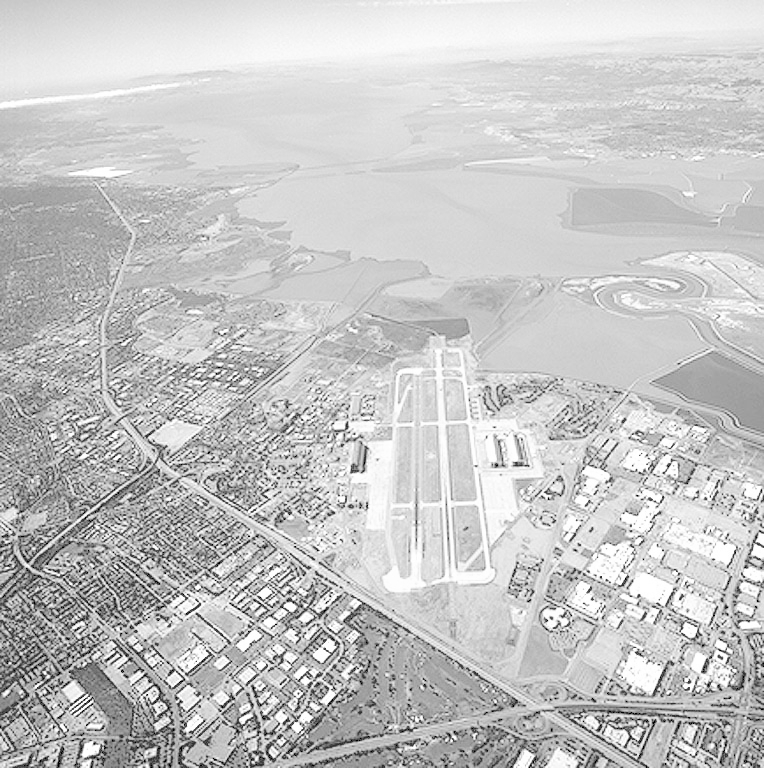
#> input picture computer_vision/Bilder/Aerial.jpg, 764 x 768 px; its folder holds only this picture in this run
$ jupyter execute ex2_2.ipynb   (shell and % lines are left out)
#> lines starting #> are read from the running program, lines starting #| are printed output that depends on the picture
# Aufgabe 2: Histogramme linearisieren
Damit der zur Verfügung stehende Grauwertbereich optimal ausgenutzt wird, kann das Histogramm eines Bildes linearisiert werden.
Dadurch wird der Kontrast verstärkt und das Bild qualitativ besser.
Bei der Linearisierung wird die Quantisierungskennlinie optimal an die in einem Bild auftretenden Helligkeitswerte angepasst, d.h. Bereiche mit seltenen Grauwerten werden im Histogramm enger "zusammengerückt", Bereiche mit häufigen Grauwerten werden gestreckt:

Um das Histogramm eines Bildes zu linearisieren, wird zunächst das kumulierte Histogramm
\begin{align}
 h_c(I) = \sum_{i=0}^I h(i).
\end{align}
berechnet, das zu jedem Grauwert $I$ die Häufigkeit von Intensitäten unterhalb dieses Grauwertes angibt.
Jedem Pixel im Bild mit dem Grauwert $I$ wird dann ein neuer Grauwert $I' = h_c(I)$ zugewiesen, wobei eine Skalierung der Werte von $h_c$ auf den Wertebereich der Grauwerte vorgenommen wird.

Schreiben Sie eine Python-Funktion, die die Histogrammlinearisierung auf Grauwertbildern durchführt!
Testen Sie diese auf den im Ordner `Bilder` bereitgestellten Beispielbildern!

## 0. Pfade, Pakete etc.

[cell 1]
import glob
import urllib.request

import matplotlib.pyplot as plt

import imageio
import numpy as np

import skimage
import time

[cell 2]
image_filter = 'Bilder/*.jpg'

## 1. Laden des Bildes

[cell 3]
image_path = np.random.choice(glob.glob(image_filter))
image = imageio.imread(image_path)
#> image is the input picture: shape (768, 764); min 0, max 255, mean 197.2

## 2. Bestimmung des Histogrammes
Setzen Sie hier die Funktion `ex2_histogram` aus der vorherigen Übung ein:

[cell 4]
def ex2_histogram(image):
    histogram = [0] * 256

    for y in range(image.shape[0]):
        for x in range(image.shape[1]):
            histogram[image[y,x]] += 1

    return histogram

## 3. Bestimmung des kumulierten Histogramms
Definieren Sie nun eine Funktion, die für ein gegebenes Bild das kumulierte Histogramm zurückgibt. Dabei soll die o.g. Funktion `ex2_histogram` verwendet werden.

[cell 5]
def ex2_cumulative_histogram(image):
    histogram = ex2_histogram(image)

    cumulative_histogram = []
    running_value = 0
    for h in histogram:
        running_value += h
        cumulative_histogram += [running_value]

    return cumulative_histogram

Nun werden das Histogramm und das kumulative Histogramm von den Funktionen berechnet:

[cell 6]
image_histogram = ex2_histogram(image)
#> image_histogram = 256 values, max 14717 at index 213, min 0 at index 2, mean 2292
image_cumulative_histogram = ex2_cumulative_histogram(image)
#> in ex2_cumulative_histogram, `histogram = ex2_histogram(image)`: histogram has the same summary as image_histogram outside ex2_cumulative_histogram
#> the loop in ex2_cumulative_histogram, `for h in histogram:` made 256 passes
#> (h, running_value) on passes 13 to 15: (0, 868), (0, 868), (0, 868)
#> after the loop in ex2_cumulative_histogram, `for h in histogram:`: cumulative_histogram = 256 values from 857 to 586752; running_value = 586752
#> image_cumulative_histogram = 256 values from 857 to 586752

## 4. Histogrammlinearisierung
Im Folgenden soll eine Funktion definiert werden, die ein gegebenes Bild und ein kumulatives Histogramm verwendet, um die Histogrammlinearisierung auf dem Bild durchzuführen. Das linearisierte Bild soll zurückgegeben werden, ohne das Original zu verändern.

Initialisieren Sie zunächst ein leeres Bild mit Hilfe der Funktion [`zeros_like`](https://numpy.org/doc/stable/reference/generated/numpy.zeros_like.html) aus dem Paket `numpy`. Wenden Sie die Histogrammlinearisierung dann Pixel für Pixel an.

[cell 7]
def ex2_histogram_linearization(image, cumulative_histogram):
    linearized_image = np.zeros_like(image)
    cmax = cumulative_histogram[-1]
#> cmax = 586752

    for y in range(image.shape[0]):
        for x in range(image.shape[1]):
            linearized_image[y,x] = ((cumulative_histogram[image[y,x]])/cmax)*255
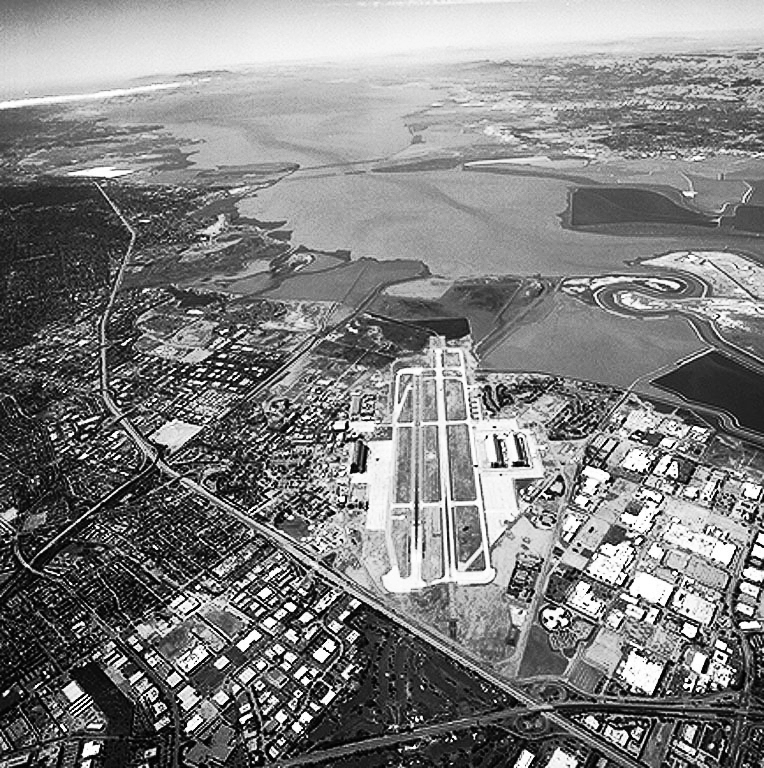
#> linearized_image: shape (768, 764); min 0, max 255, mean 128.3

    return linearized_image

Die Funktion wird nun verwendet, um das Bild zu linearisieren:

[cell 8]
linearized_image = ex2_histogram_linearization(image, image_cumulative_histogram)
linearized_image_cumulative_histogram = ex2_cumulative_histogram(linearized_image)
#> the loop in ex2_cumulative_histogram (call 2), `for h in histogram:` made 256 passes
#> (h, running_value) on passes 10 to 12: (1434, 21877), (2591, 24468), (2318, 26786)
#> linearized_image_cumulative_histogram = 256 values from 1093 to 586752

## 5. Darstellung
Um die Wirksamkeit der Histogrammlinearisierung zu überprüfen, stellen Sie zunächst die kumulativen Histogramme von `image` und `linearized_image` nebeneinander dar:

[cell 9]
plt.figure('Histogram linearization', figsize=(14, 6))
plt.subplot(1,2,1, title='Cumulative Histogram')
plt.bar(x=range(256), height=image_cumulative_histogram)
plt.subplot(1,2,2, title='Linearized Cumulative Histogram')
plt.bar(x=range(256), height=linearized_image_cumulative_histogram)
plt.show()
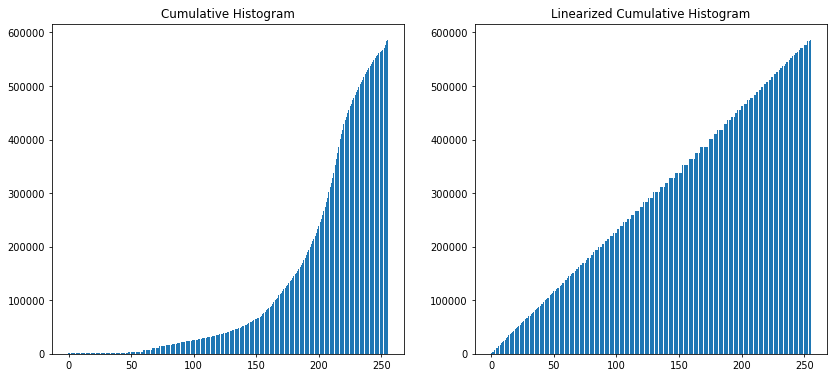
#> figure drawn by matplotlib, 2 panels; panel 1: tallest bar 586752 high, from x = 254.6 to 255.4; panel 2: tallest bar 586752 high, from x = 254.6 to 255.4

Vergleichen Sie nun die beiden Bilder, indem Sie sie nebeneinander anzeigen.

[cell 10]
plt.figure('Histogram linearization: image comparison', figsize=(12,6))
plt.subplot(1,2,1, title='Original Image')
plt.imshow(image, cmap='gray', vmin=0, vmax=255)
plt.subplot(1,2,2, title='Linearized Image')
plt.imshow(linearized_image, cmap='gray', vmin=0, vmax=255)
plt.show()
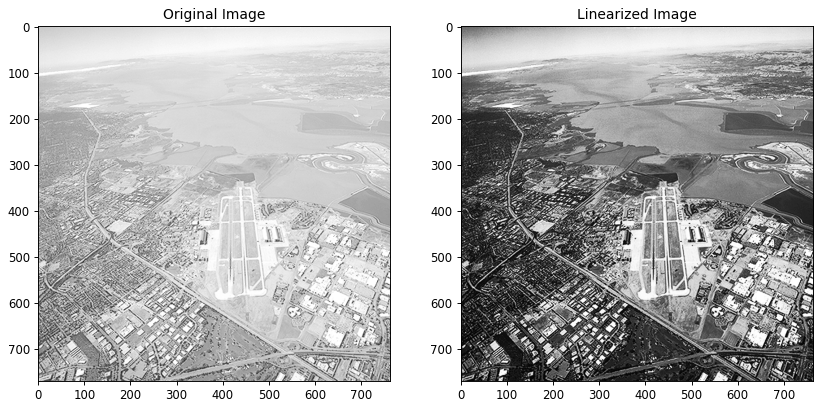
#> figure drawn by matplotlib, 2 panels

$ run again, on computer_vision/Bilder/Pollen2.jpg
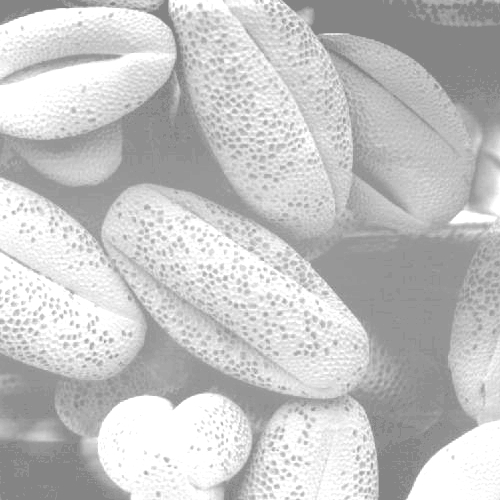
#> input picture computer_vision/Bilder/Pollen2.jpg, 500 x 500 px
#> image is the input picture: shape (500, 500); min 131, max 255, mean 196.4
#> image_histogram = 256 values, max 27860 at index 255, min 0 at index 0, mean 976.6
#> in ex2_cumulative_histogram, `histogram = ex2_histogram(image)`: histogram has the same summary as image_histogram outside ex2_cumulative_histogram
#> the loop in ex2_cumulative_histogram, `for h in histogram:` made 256 passes
#> cumulative_histogram on passes 1 to 3: [0], [0, 0], [0, 0, 0]
#> after the loop in ex2_cumulative_histogram, `for h in histogram:`: cumulative_histogram = 256 values from 0 to 250000; running_value = 250000
#> image_cumulative_histogram = 256 values from 0 to 250000
#> cmax = 250000
#> after the loop in ex2_histogram_linearization, `for y in range(image.shape[0]):`:
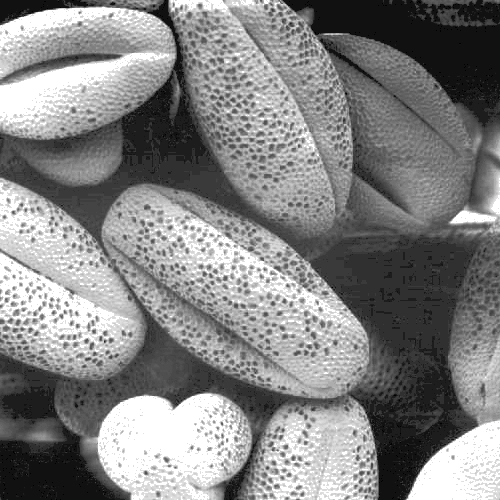
#> linearized_image: shape (500, 500); min 0, max 255, mean 131.5
#> the loop in ex2_cumulative_histogram (call 2), `for h in histogram:` made 256 passes
#> (h, running_value) on passes 13 to 15: (0, 447), (0, 447), (0, 447)
#> linearized_image_cumulative_histogram = 256 values from 447 to 250000
#> `plt.show()`:
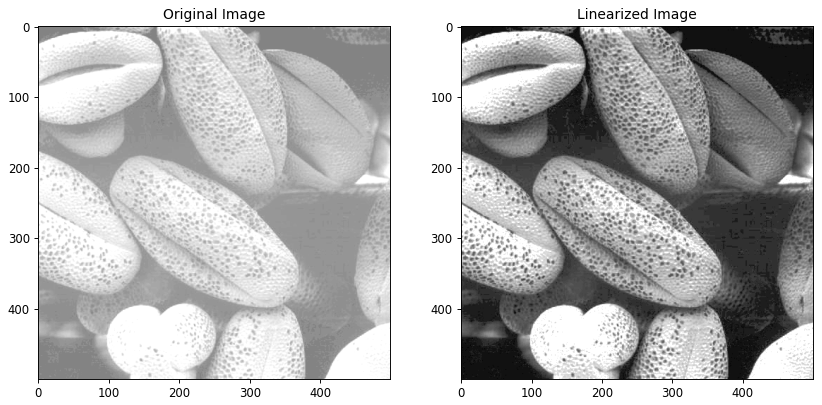
#> figure drawn by matplotlib, 2 panels
